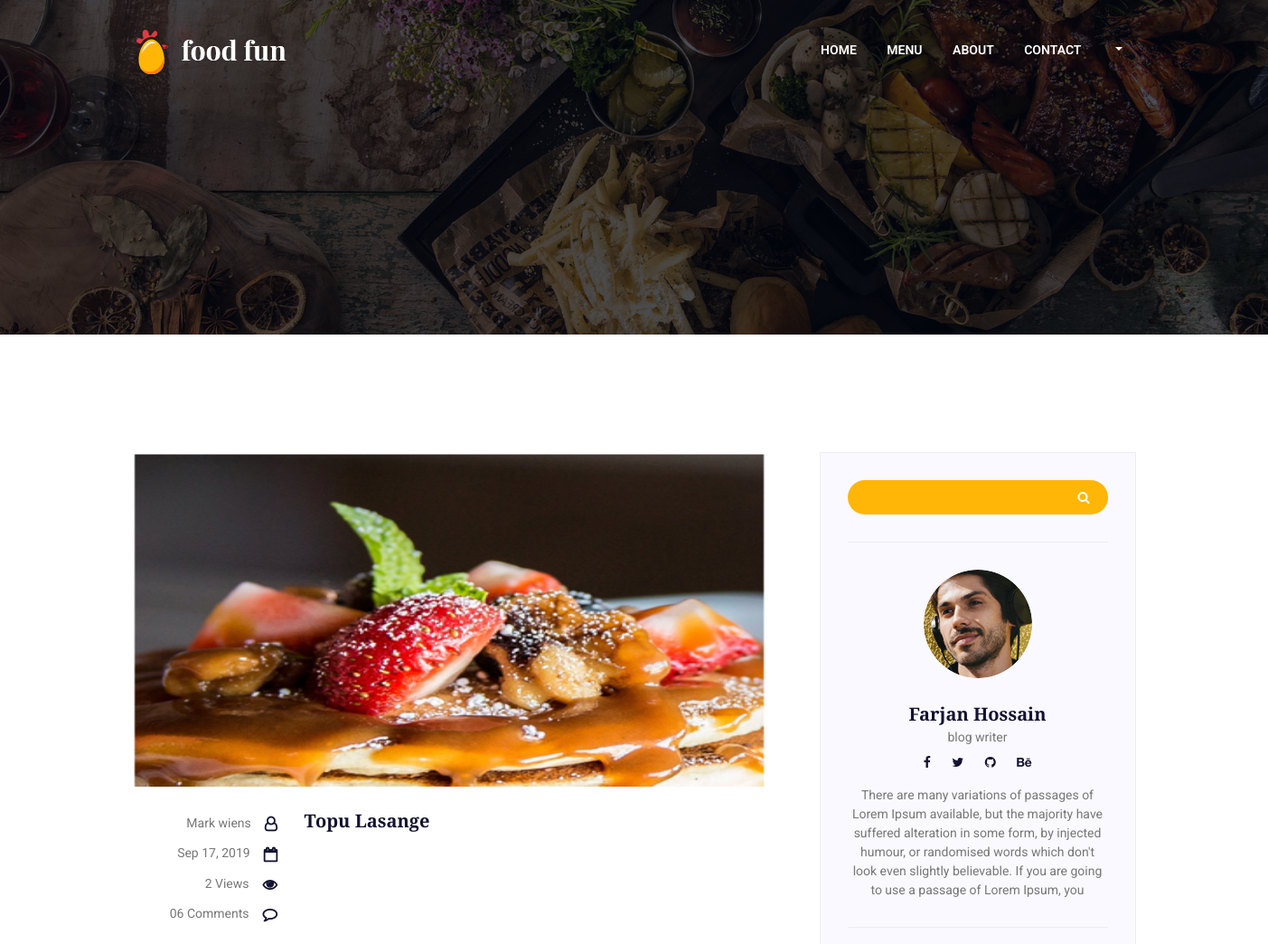
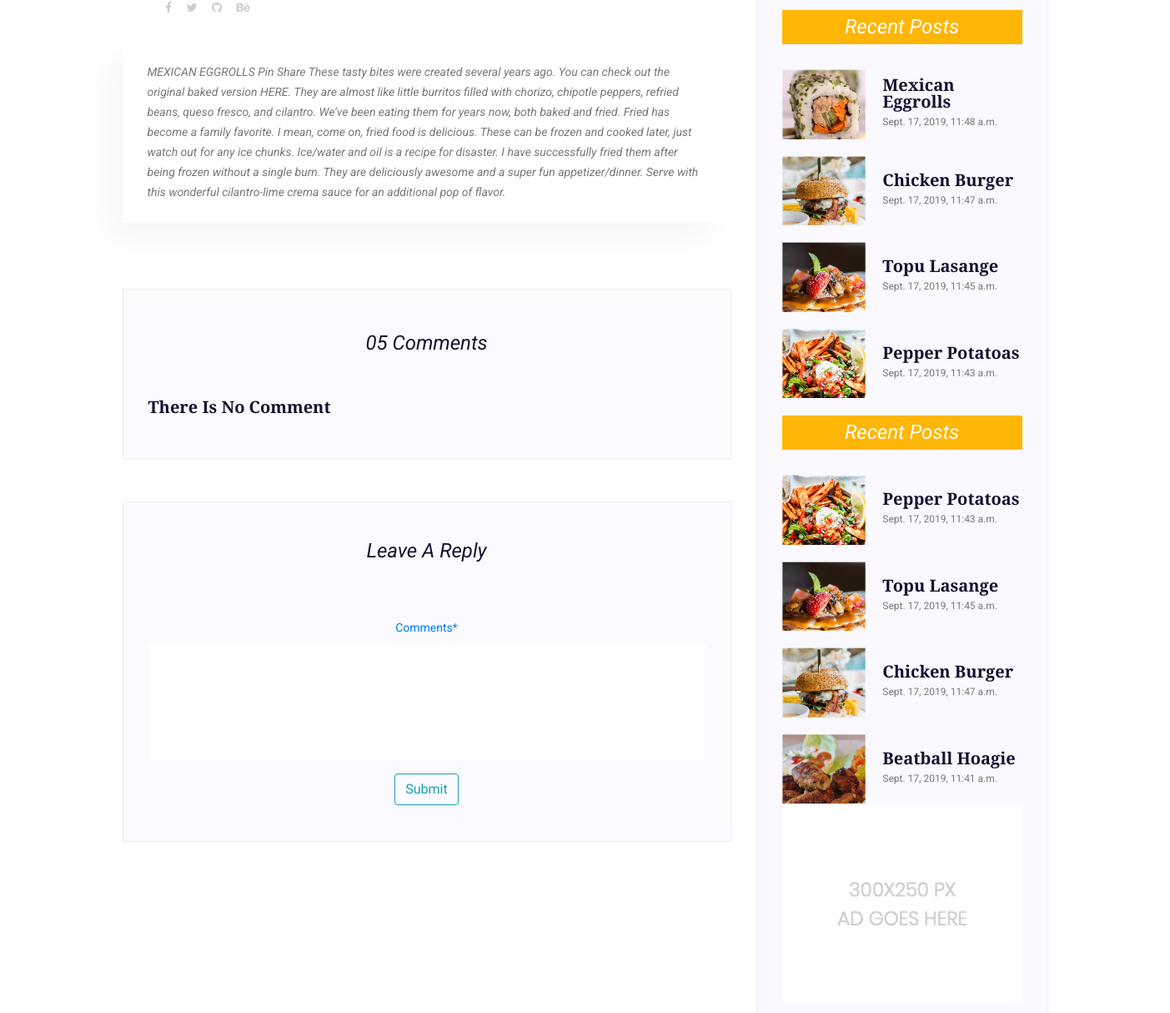
The page /detail/4 (upper part) on the database as committed earlier (2 pictures, top to bottom).
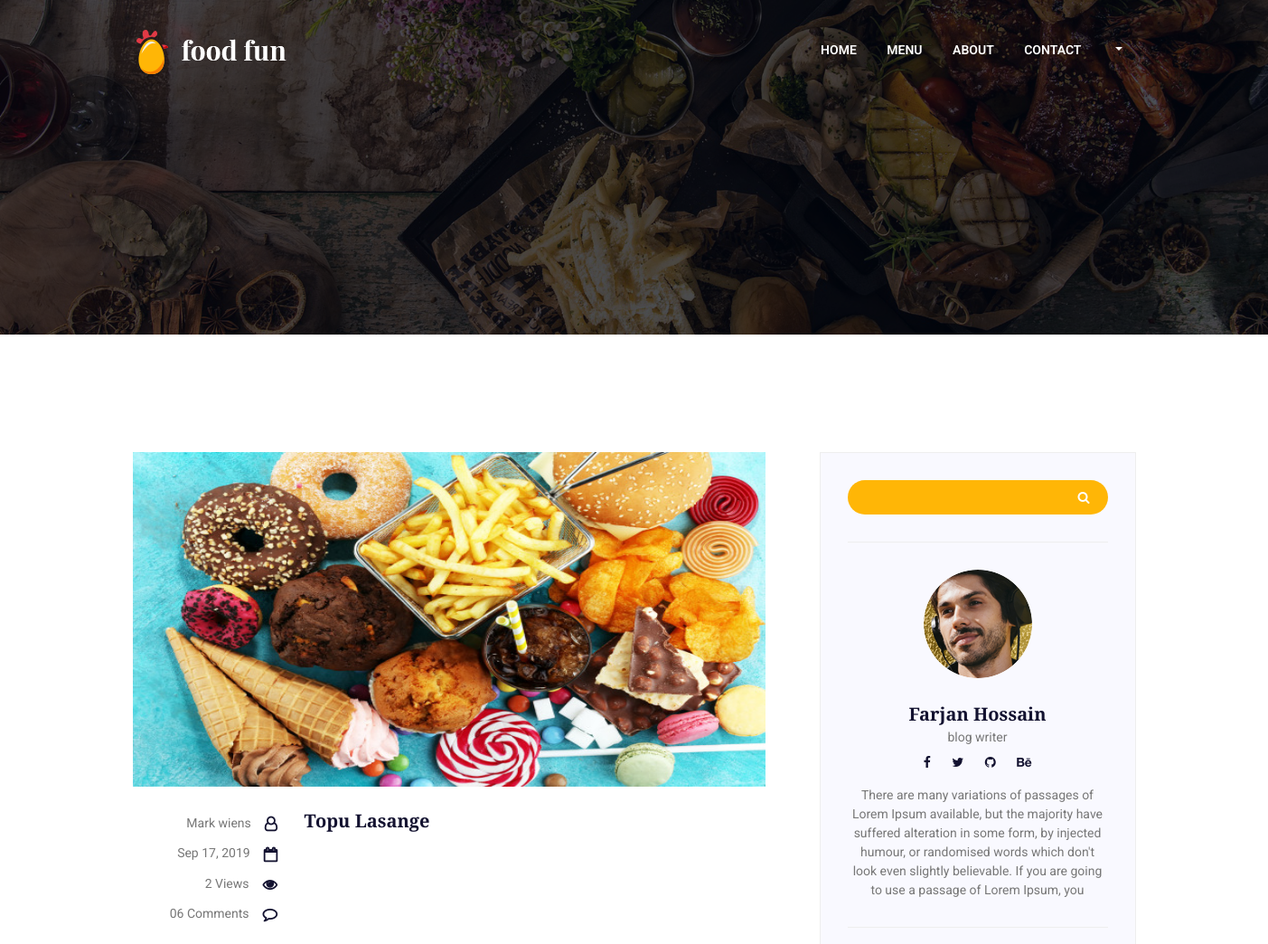
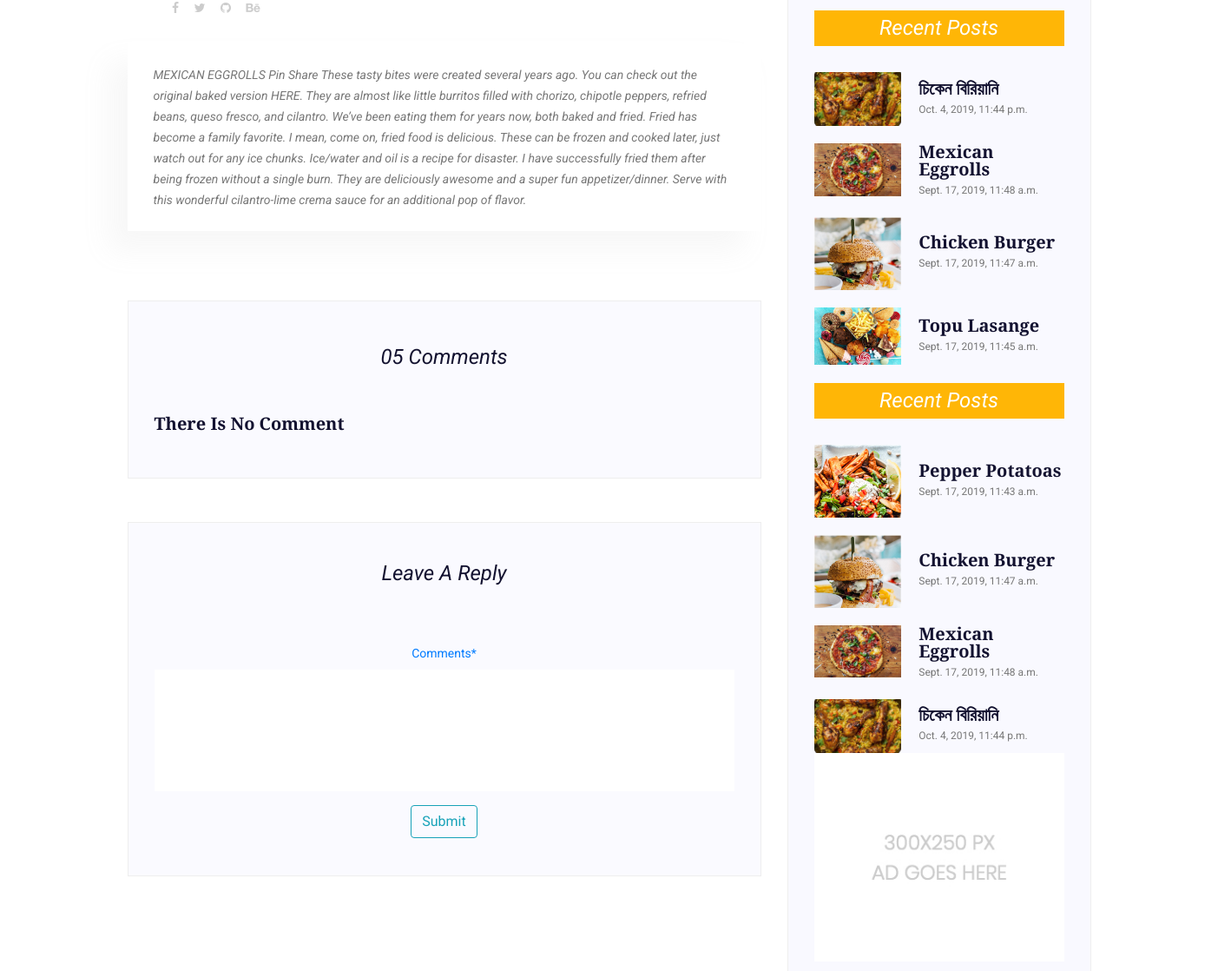
The same page on the database as committed later (2 pictures, top to bottom).
### recipe/models.py (models this page shows, shortened)
class Food(models.Model):
    title          = models.CharField(max_length=100)
    price          = models.FloatField()
    category       = models.ForeignKey(Category, on_delete=models.CASCADE)
    created        = models.DateTimeField(auto_now_add=True)
    updated        = models.DateTimeField(auto_now=True)
    active         = models.BooleanField(default=True)
    description    = models.TextField()
    image          = models.ImageField(blank=True, null=True)
    view           = models.PositiveIntegerField(default = 0,blank=True)
    class Meta():
        ordering = ('-created',)

### recipe/views.py (the view, shortened to what this page needs)
# urls.py: path('detail/<int:pk>', views.FoodDetailView.as_view(), name='detail'),
class FoodDetailView(DetailView):
    model    = Food
    template_name = 'detail.html'
    def get_object(self):
        object = super(FoodDetailView, self).get_object()
        object.view = object.view + 1
        object.save()
        return object
    def get_context_data(self, **kwargs):
        context = super(FoodDetailView, self).get_context_data(**kwargs)
        context['comments'] = Comment.objects.filter(post=self.get_object())
        context['form'] = CommentForm
        context['recent'] = Food.objects.order_by('-created')[:4];
        context['popular'] = Food.objects.order_by('-view')[:4];
        return context

### templates/detail.html (shortened to what the changed rows need)
{% extends 'base.html' %}
{% load static %}
{% load crispy_forms_tags %}
{% block content %}
    <section class="blog_area section-padding">
        <div class="container">
            <div class="row">
                <div class="col-lg-8 posts-list">
                    <div class="single-post row">
                        <div class="col-lg-12">
                            <div class="feature-img">
                                <img style="height: 370px;width: 700px;" class="img-fluid" src="{{ object.image.url }}" alt="">
                            </div>
                        </div>
                        <div class="col-lg-3  col-md-3">
                            <div class="blog_info text-right">
                                <ul class="blog_meta list">
                                        <li><a href="#">{{ object.created|date:"M d, Y"  }}<i class="fa fa-calendar-o"></i></a></li>
                                        <li><a href="#">{{ object.view }} Views<i class="fa fa-eye"></i></a></li>
                                    </ul>
                            </div>
                        </div>
                        <div class="col-lg-9 col-md-9 blog_details">
                            <h5>{{ object.title }}</h5>
                        </div>
                        <div class="col-lg-12">
                            <div class="quotes">
                              {{ object.description }}
                            </div>
                        </div>
                    </div>
                </div>
                <div class="col-lg-4">
                    <div class="blog_right_sidebar">
                        <aside class="single_sidebar_widget popular_post_widget">
                            {% for new in recent %}
                            <div class="media post_item">
                               <img style="height:30%; width:35%;" src="{{ new.image.url }}" alt="post">
                                <div class="media-body">
                                    <a href="{% url 'detail' new.pk %}"><h5>{{ new.title }}</h5></a>
                                    <p>{{ new.created }}</p>
                                </div>
                            </div>
                            {% endfor %}
                            <br>
                        </aside>
                         <aside class="single_sidebar_widget popular_post_widget">
                           {% for popular in popular %}
                            <div class="media post_item">
                                <img style="height:30%; width:35%;" src="{{ popular.image.url }}" alt="post">
                                <div class="media-body">
                                    <a href="{% url 'detail' popular.pk %}"><h5>{{ popular.title }}</h5></a>
                                    <p>{{ popular.created }}</p>
                                </div>
                            </div>
                            {% endfor %}
                        </aside>
                    </div>
                </div>
            </div>
        </div>
    </section>
{% endblock %}

Rows that differ between the two databases and show on the page:
no longer on one of the page's lists (row edited): Food: title "Topu Lasange", created "Sept. 17, 2019, 11:45 a.m."
no longer on this page (row unchanged): Food: image (picture), title "Beatball Hoagie", created "Sept. 17, 2019, 11:41 a.m.", shown under "Recent Posts"
no longer on one of the page's lists (row edited): Food: title "Pepper Potatoas", created "Sept. 17, 2019, 11:43 a.m."
changed Food "Topu Lasange": image: a different picture
added Food: image (picture), title "চিকেন বিরিয়ানি", created "Oct. 4, 2019, 11:44 p.m."
now on one of the page's lists (row edited): Food: title "Mexican Eggrolls", created "Sept. 17, 2019, 11:48 a.m."
changed Food "Mexican Eggrolls": image: a different picture
